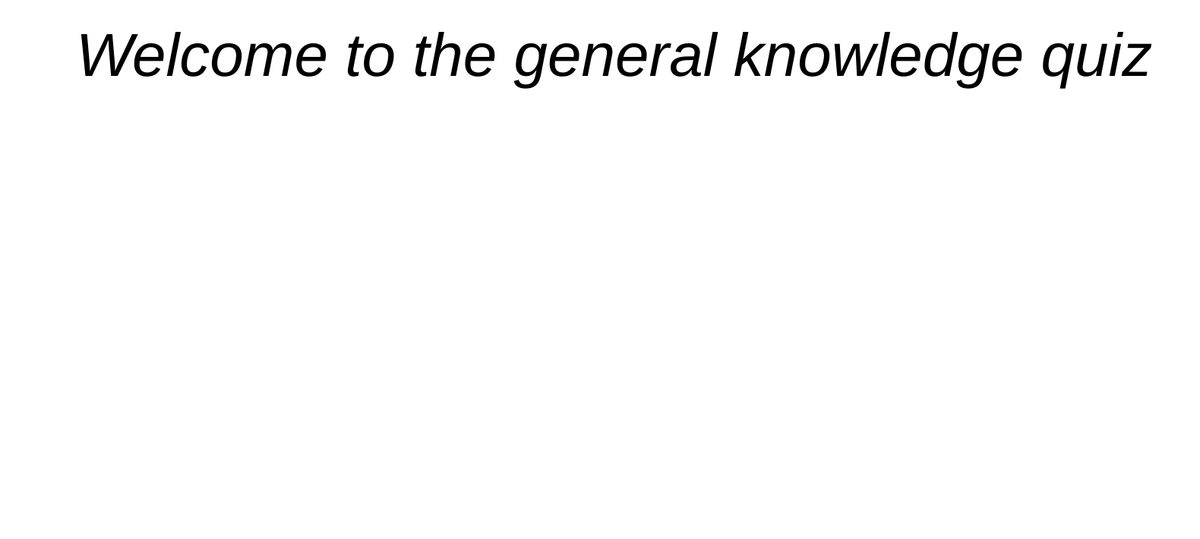
Frame 1 (no input)
Frame 60 (no input): identical to frame 1, image omitted
Frame 120 (the mouse pressed at the canvas centre since frame 60): identical to frame 1, image omitted

The p5.js sketch that drew this single still picture (run headless with seeded random() and noise() and a simulated clock; from frame 60 on, the mouse is pressed at the canvas centre):

// p5.js sketch
// ── sketch.js
var input

function setup(){
    createCanvas(1580,710); 
    textSize(80);
    textStyle(ITALIC);
    fill("black");
    text("Welcome to the general knowledge quiz", 100, 100);
    this.input = createInput("Enter Your Name Here....")
}
function draw(){
  //  background("lilac");
}
